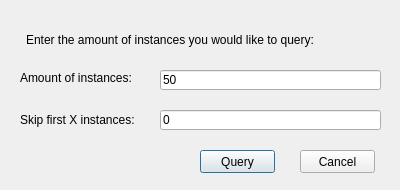
<?xml version="1.0" encoding="UTF-8"?>
<ui version="4.0">
 <class>Dialog</class>
 <widget class="QDialog" name="Dialog">
  <property name="geometry">
   <rect>
    <x>0</x>
    <y>0</y>
    <width>400</width>
    <height>190</height>
   </rect>
  </property>
  <property name="windowTitle">
   <string>Dialog</string>
  </property>
  <widget class="QPushButton" name="queryButton">
   <property name="geometry">
    <rect>
     <x>200</x>
     <y>150</y>
     <width>75</width>
     <height>23</height>
    </rect>
   </property>
   <property name="text">
    <string>Query</string>
   </property>
  </widget>
  <widget class="QPushButton" name="cancelButton">
   <property name="geometry">
    <rect>
     <x>300</x>
     <y>150</y>
     <width>75</width>
     <height>23</height>
    </rect>
   </property>
   <property name="text">
    <string>Cancel</string>
   </property>
  </widget>
  <widget class="QLabel" name="amountOfInstanceLabel">
   <property name="geometry">
    <rect>
     <x>20</x>
     <y>70</y>
     <width>111</width>
     <height>16</height>
    </rect>
   </property>
   <property name="text">
    <string>Amount of instances:</string>
   </property>
  </widget>
  <widget class="QLabel" name="messageLabel">
   <property name="geometry">
    <rect>
     <x>26</x>
     <y>30</y>
     <width>351</width>
     <height>20</height>
    </rect>
   </property>
   <property name="text">
    <string>Enter the amount of instances you would like to query:</string>
   </property>
  </widget>
  <widget class="QLineEdit" name="amountOfInstancesEdit">
   <property name="geometry">
    <rect>
     <x>160</x>
     <y>70</y>
     <width>221</width>
     <height>20</height>
    </rect>
   </property>
   <property name="text">
    <string>50</string>
   </property>
  </widget>
  <widget class="QLabel" name="skipFirstInstancesLabel">
   <property name="geometry">
    <rect>
     <x>20</x>
     <y>110</y>
     <width>121</width>
     <height>20</height>
    </rect>
   </property>
   <property name="text">
    <string>Skip first X instances:</string>
   </property>
  </widget>
  <widget class="QLineEdit" name="skipFirstInstancesEdit">
   <property name="geometry">
    <rect>
     <x>160</x>
     <y>110</y>
     <width>221</width>
     <height>20</height>
    </rect>
   </property>
   <property name="text">
    <string>0</string>
   </property>
  </widget>
 </widget>
 <resources/>
 <connections/>
</ui>
